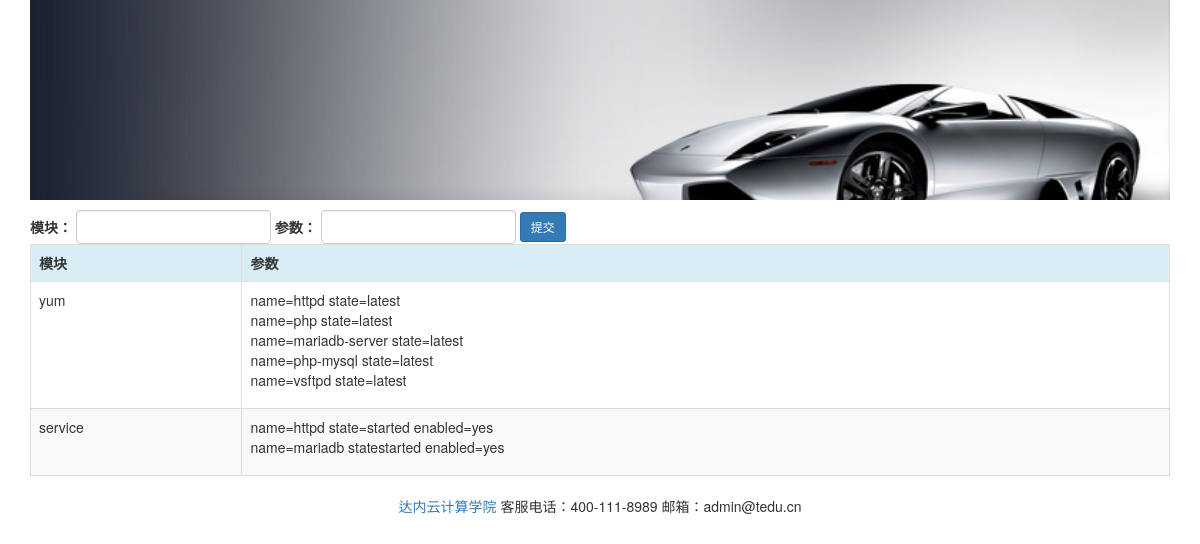
The page /webansi/addmodules/ on the database its author committed.
### webansi/models.py (models this page shows, shortened)
class Module(models.Model):
    module_name = models.CharField(max_length=50)

class Args(models.Model):
    args_text = models.CharField(max_length=100)
    module = models.ForeignKey(Module, on_delete=models.CASCADE)

### webansi/views.py (the view)
def addmodules(request):
    if request.method == 'POST':
        mod = request.POST.get('mod')
        param = request.POST.get('param')
        module = Module.objects.get_or_create(module_name=mod)[0]
        module.args_set.get_or_create(args_text=param)
    modules = Module.objects.all()
    return render(request, 'webansi/addmodules.html', {'modules': modules})

### webansi/templates/webansi/addmodules.html (shortened to what this page needs)
{% extends 'webansi/base.html' %}
{% block content %}
    <form role="form" action="" method="post" class="form-inline">
        <div class="form-group">
            <label class="control-label">模块：</label>
            <input type="text" class="form-control" name="mod">
        </div>
        <div class="form-group">
            <label class="control-label">参数：</label>
            <input type="text" class="form-control" name="param">
        </div>
        <input class="btn btn-primary btn-sm" type="submit" value="提交">
    </form>
    <table class="table table-bordered table-striped">
            <tr class="info">
                <th>模块</th>
                <th>参数</th>
            </tr>
            {% for m in modules %}
                <tr>
                    <td>{{ m.module_name }}</td>
                    <td>
                        <ul class="list-unstyled">
                            {% for args in m.args_set.all %}
                                <li>{{ args.args_text }}</li>
                            {% endfor %}
                        </ul>
                    </td>
                </tr>
            {% endfor %}
        </table>
{% endblock %}

### rows shown on the page
Module: module_name "yum"
Args: args_text "name=httpd state=latest"
Args: args_text "name=php state=latest"
Args: args_text "name=mariadb-server state=latest"
Args: args_text "name=php-mysql state=latest"
Args: args_text "name=vsftpd state=latest"
Module: module_name "service"
Args: args_text "name=httpd state=started enabled=yes"
Args: args_text "name=mariadb statestarted enabled=yes"
